Frame 1 (no input): blank canvas, image omitted
Frame 60 (no input): blank canvas, image omitted
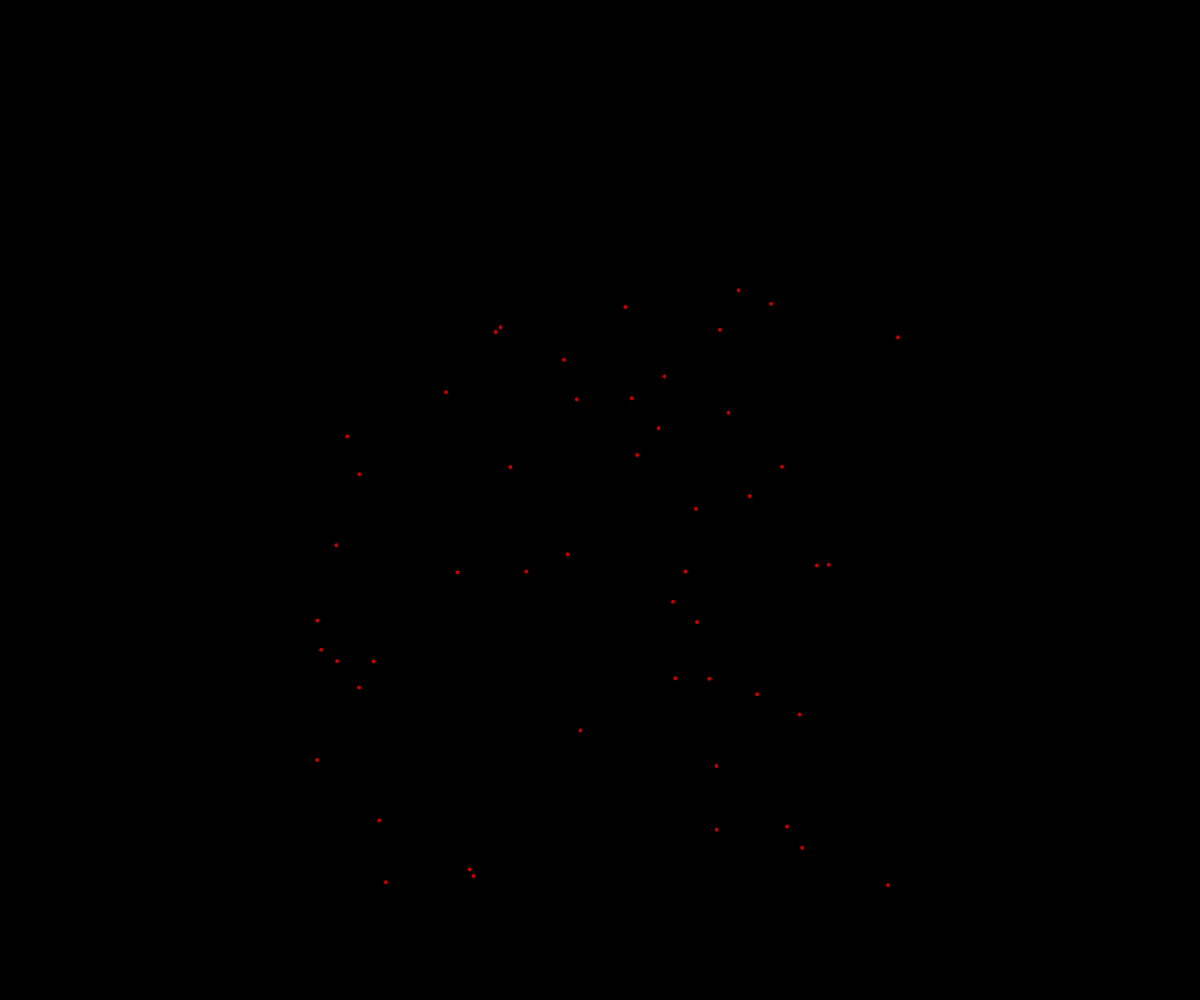
Frame 120 (the mouse pressed at the canvas centre since frame 60)

The p5.js sketch whose frames 1 and 60 were blank and that drew this single picture after the mouse press (run headless with seeded random() and noise() and a simulated clock; from frame 60 on, the mouse is pressed at the canvas centre):

// p5.js sketch
// ── sketch.js
// grady chovan
// firework oop demo
// 11/18/2024

class Particle {
  constructor(x, y){
    this.x = x;
    this.dx = random(-5, 5);
    this.y = y;
    this.dy = random(-5, 5);
    this.size = 5;
    this.r = 255;
    this.g = 0;
    this.b = 0;
    this.opacity = 255;
  }

  display() {
    fill(this.r, this.g, this.b, this.opacity);
    circle(this.x, this.y, this.size);
  }

  update() {
    this.x += this.dx;
    this.y += this.dy;
    this.dy += 0.05;
    this.opacity--;
  }

  isDead() {
    return this.opacity <= 0;
  }
} 

let theFireworks = [];

function setup() {
  createCanvas(windowWidth, windowHeight);
}

function draw() {
  background(0);
  for (let firework of theFireworks) {
    if (firework.isDead()) {
      let index = theFireworks.indexOf(firework);
      theFireworks.splice(index, 1);
    }
    else {
      firework.update();
      firework.display();
    }
  }
}

function mousePressed() {
  for (let i = 0; i < 50; i++) {
    let someParticle = new Particle(mouseX, mouseY);
    theFireworks.push(someParticle);
  }
}
